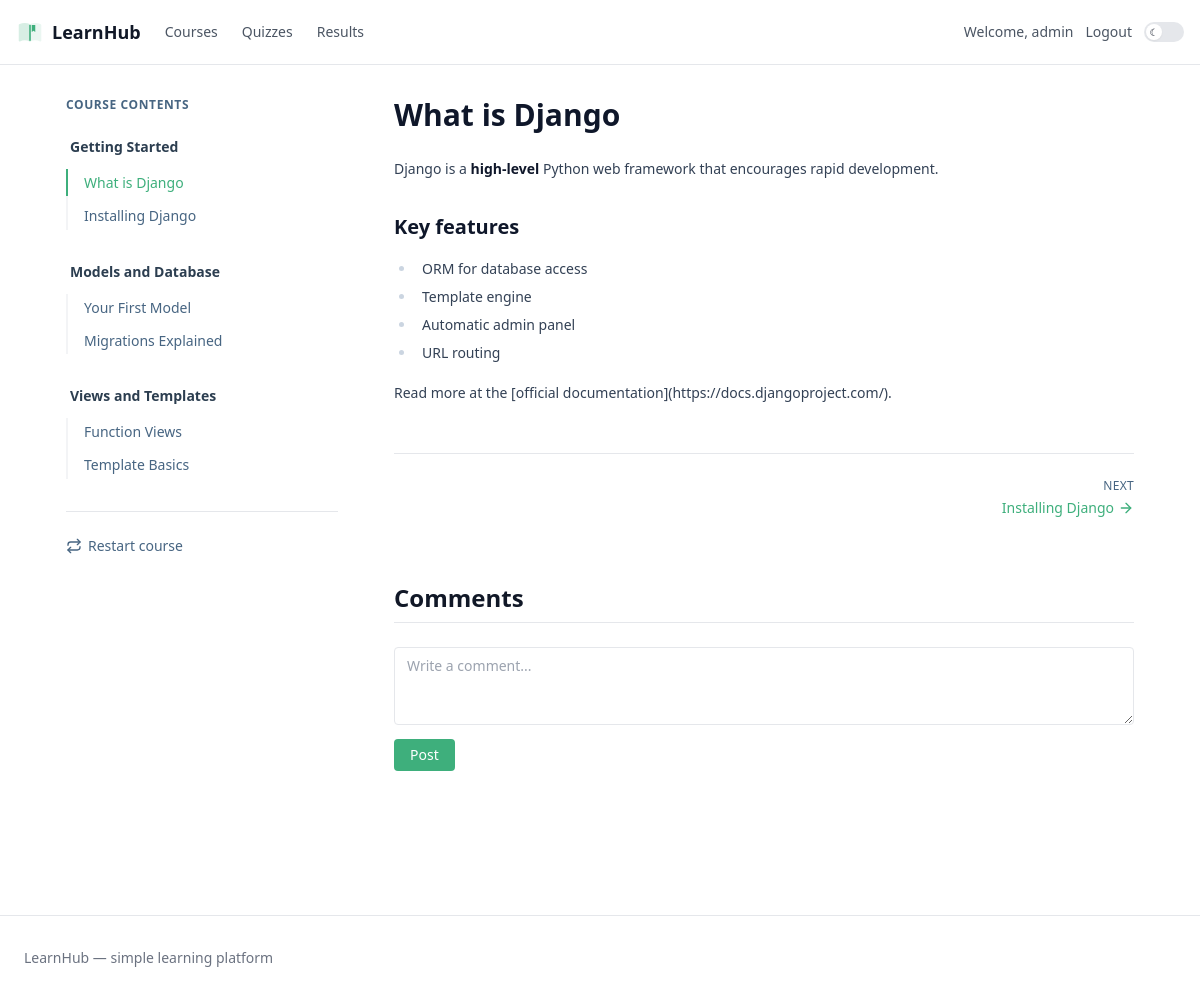
The app's page /django-basics/what-is-django/ (signed in) with its own data.
### courses/models.py (models this page shows, shortened)
class Module(models.Model):
    course = models.ForeignKey(Course, on_delete=models.CASCADE, related_name='modules')
    title = models.CharField(max_length=200)
    slug = models.SlugField(max_length=200, blank=True)
    order = models.PositiveIntegerField(default=0)
    class Meta:
        ordering = ['order']

class Lesson(models.Model):
    module = models.ForeignKey(Module, on_delete=models.CASCADE, related_name='lessons')
    title = models.CharField(max_length=200)
    slug = models.SlugField(max_length=200, blank=True)
    content = models.TextField(blank=True)
    order = models.PositiveIntegerField(default=0)
    class Meta:
        ordering = ['order']

### courses/views.py (the view, shortened to what this page needs)
# urls.py: path('<slug:course_slug>/<slug:lesson_slug>/', views.lesson_detail, name='lesson_detail'),
@login_required
def lesson_detail(request, course_slug, lesson_slug):
    course = get_object_or_404(Course, slug=course_slug)
    lesson = get_object_or_404(Lesson, slug=lesson_slug, module__course=course)
    all_lessons = []
    for module in course.modules.all():
        for l in module.lessons.all():
            all_lessons.append(l)
    prev_lesson = None
    next_lesson = None
    for i, l in enumerate(all_lessons):
        if l.id == lesson.id:
            if i > 0:
                prev_lesson = all_lessons[i - 1]
            if i < len(all_lessons) - 1:
                next_lesson = all_lessons[i + 1]
            break
    return render(request, 'courses/lesson_detail.html', {
        'course': course,
        'lesson': lesson,
        'prev_lesson': prev_lesson,
        'next_lesson': next_lesson,
    })

### courses/templatetags/markdown_extras.py (called while the page is built)
def _inline(text):
    text = re.sub(r'\*\*(.+?)\*\*', r'<strong>\1</strong>', text)
    text = re.sub(r'\*(.+?)\*', r'<em>\1</em>', text)
    text = re.sub(r'`(.+?)`', r'<code>\1</code>', text)
    return text

### courses/templates/courses/lesson_detail.html (shortened to what this page needs)
{% extends 'base.html' %}
{% load markdown_extras %}
{% block content_full %}
<div class="max-w-page mx-auto px-4 py-8">
    <div class="lg:grid lg:grid-cols-[280px_1fr] lg:gap-12">
        <aside class="hidden lg:block">
            <div class="sticky top-20 max-h-[calc(100vh-6rem)] overflow-y-auto pr-2">
                <div class="text-xs uppercase tracking-wider text-[#476582] dark:text-[#9ba9b8] font-semibold mb-6">
                    Course contents
                </div>
                <nav class="space-y-8">
                    {% for module in course.modules.all %}
                        <div>
                            <div class="text-sm font-semibold text-[#2c3e50] dark:text-[#eaecef] mb-3 pl-1">
                                {{ module.title }}
                            </div>
                            <ul class="space-y-1.5 border-l-2 border-gray-100 dark:border-[#2c2c2c]">
                            {% for l in module.lessons.all %}
                                <li>
                                    {% if l.id == lesson.id %}
                                        <span class="block pl-4 pr-2 py-1 -ml-0.5 border-l-2 border-accent text-accent text-sm font-medium leading-snug">
                                            {{ l.title }}
                                        </span>
                                    {% else %}
                                        <a href="{% url 'courses:lesson_detail' course.slug l.slug %}"
                                           class="block pl-4 pr-2 py-1 -ml-0.5 border-l-2 border-transparent text-sm text-[#476582] dark:text-[#9ba9b8] hover:text-accent hover:border-accent transition-colors leading-snug">
                                            {{ l.title }}
                                        </a>
                                    {% endif %}
                                </li>
                            {% endfor %}
                            </ul>
                        </div>
                    {% endfor %}
                </nav>
                <div class="mt-8 pt-6 border-t border-gray-200 dark:border-[#2c2c2c]">
                    <a href="{% url 'courses:course_detail' course.slug %}"
                       class="inline-flex items-center gap-1.5 text-sm text-[#476582] dark:text-[#9ba9b8] hover:text-accent transition-colors">
                        <span>Restart course</span>
                    </a>
                </div>
        </aside>
        <div class="min-w-0">
            <article class="prose prose-sm prose-slate dark:prose-invert max-w-none">
                {{ lesson.content|markdown }}
            </article>
            <nav class="mt-12 grid grid-cols-2 gap-4 text-sm border-t border-gray-200 dark:border-[#2c2c2c] pt-6">
                <div>
                </div>
                <div class="text-right">
                    {% if next_lesson %}
                        <div class="text-xs uppercase tracking-wide text-[#476582] dark:text-[#9ba9b8] mb-1">Next</div>
                        <a href="{% url 'courses:lesson_detail' course.slug next_lesson.slug %}"
                           class="inline-flex items-center gap-1 text-accent hover:underline">
                            <span>{{ next_lesson.title }}</span>
                            <svg xmlns="http://www.w3.org/2000/svg" viewBox="0 0 24 24" fill="none" stroke="currentColor" stroke-width="2" stroke-linecap="round" stroke-linejoin="round" class="w-4 h-4">
                                <line x1="5" y1="12" x2="19" y2="12"></line>
                                <polyline points="12 5 19 12 12 19"></polyline>
                            </svg>
                        </a>
                    {% endif %}
                </div>
            </nav>
            <section class="mt-16">
                <h2 id="comments" class="text-2xl font-semibold mb-6 pb-2 border-b border-gray-200 dark:border-[#2c2c2c]">
                    Comments
                </h2>
                {% if user.is_authenticated %}
                <form method="post" class="mb-8">
                    <textarea name="text" rows="3" placeholder="Write a comment..."
                              class="w-full px-3 py-2 rounded border border-gray-200 dark:border-[#2c2c2c] bg-white dark:bg-[#252525] focus:outline-none focus:border-accent text-sm"></textarea>
                    <button type="submit"
                            class="mt-2 px-4 py-1.5 rounded bg-accent text-white hover:bg-accent-dark text-sm font-medium">
                        Post
                    </button>
                </form>
                {% else %}
                <p class="mb-8 text-sm text-[#476582] dark:text-[#9ba9b8]">
                    <a href="{% url 'login' %}?next={{ request.path }}" class="text-accent hover:underline">Login</a> to comment
                </p>
                {% endif %}
            </section>
        </div>
    </div>
</div>
{% endblock %}

### templates/base.html (shortened to what this page needs)
<!DOCTYPE html>
<html lang="en">
<head>
    <script src="https://cdn.tailwindcss.com?plugins=typography"></script>
</head>
<body class="bg-white dark:bg-[#1a1a1a] text-gray-900 dark:text-gray-100 antialiased">
<header class="sticky top-0 z-30 bg-white dark:bg-[#1a1a1a] border-b border-gray-200 dark:border-[#2c2c2c]">
    <div class="max-w-wide mx-auto px-4 h-16 flex items-center gap-6">
        <a href="{% url 'courses:course_list' %}" class="flex items-center gap-2 font-semibold text-lg hover:text-accent transition-colors">
            <span>LearnHub</span>
        </a>
        <nav class="hidden md:flex items-center gap-6 text-sm text-gray-600 dark:text-gray-400">
            <a href="{% url 'courses:course_list' %}"
               class="{% if request.resolver_match.url_name == 'course_list' %}text-accent font-medium{% else %}hover:text-gray-900 dark:hover:text-gray-100{% endif %}">
                Courses
            </a>
            <a href="{% url 'courses:quiz_list' %}"
               class="{% if request.resolver_match.url_name == 'quiz_list' %}text-accent font-medium{% else %}hover:text-gray-900 dark:hover:text-gray-100{% endif %}">
                Quizzes
            </a>
            {% if user.is_authenticated %}
                <a href="{% url 'courses:my_results' %}"
                   class="{% if request.resolver_match.url_name == 'my_results' %}text-accent font-medium{% else %}hover:text-gray-900 dark:hover:text-gray-100{% endif %}">
                    Results
                </a>
            {% endif %}
        </nav>
        <div class="ml-auto flex items-center gap-3 text-sm">
            {% if user.is_authenticated %}
                <span class="hidden sm:inline text-gray-600 dark:text-gray-400">
                    Welcome, {{ user.get_full_name|default:user.username }}
                </span>
                <form method="post" action="{% url 'logout' %}" class="inline">
                    <button type="submit" class="text-gray-600 dark:text-gray-400 hover:text-accent">Logout</button>
                </form>
            {% else %}
                <a href="{% url 'login' %}" class="text-gray-600 dark:text-gray-400 hover:text-accent">Login</a>
                <a href="{% url 'register' %}" class="text-gray-600 dark:text-gray-400 hover:text-accent">Register</a>
            {% endif %}
            <button type="button" onclick="toggleTheme()"
                    class="relative inline-flex items-center w-10 h-5 rounded-full transition-colors
                           bg-gray-200 dark:bg-[#252525]"
                    aria-label="Toggle theme">
                <span class="absolute top-0.5 left-0.5 w-4 h-4 rounded-full bg-white shadow-sm
                             flex items-center justify-center text-[10px] leading-none
                             transition-transform duration-200
                             dark:translate-x-5">
                    <span class="inline dark:hidden">☾</span>
                </span>
            </button>
        </div>
    </div>
</header>
{% block content_full %}{% endblock %}
<footer class="border-t border-gray-200 dark:border-[#2c2c2c] mt-20">
    <div class="max-w-wide mx-auto px-6 py-8 text-sm text-gray-500 dark:text-gray-400">
        LearnHub — simple learning platform
    </div>
</footer>
</body>
</html>

### records on screen
Module: title "Getting Started"
Lesson: title "What is Django", content "What is Django Django is a high-level Python web framework that encourages rapid development. Key features ORM for database access Template engine Automatic admin panel URL routing Read more at the [official documentation](https://docs.djangoproject.com/)."
Lesson: title "Installing Django"
Module: title "Models and Database"
Lesson: title "Your First Model"
Lesson: title "Migrations Explained"
Module: title "Views and Templates"
Lesson: title "Function Views"
Lesson: title "Template Basics"

### other values on screen
{{ user.get_full_name|default:user.username }} "admin"
